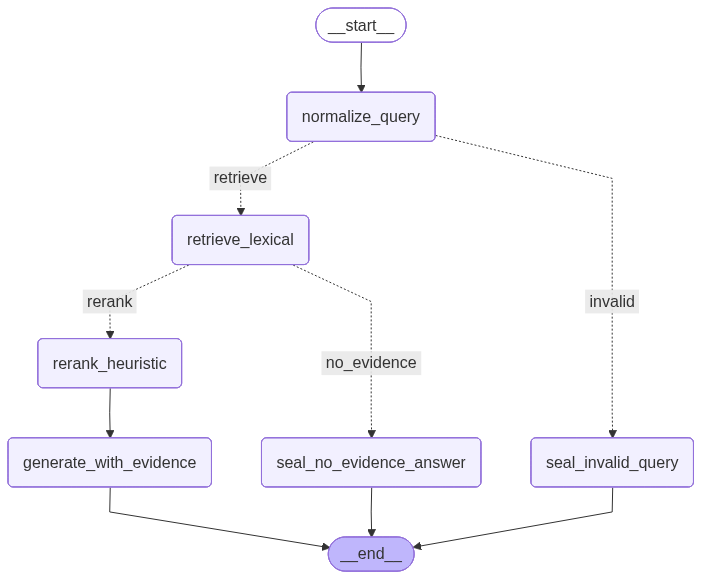

The script that drew this image:
"""
第十六课：RAG + LangGraph 基础整合（检索 → 重排 → 生成）

与前序课关系：
--------------
- 第 5～8 课：工具与多工具路由；本课把「外部知识」看成一类特殊资源，通过 **检索节点** 拉入上下文。
- 第 6～7 课：LLM 与消息；本课在 **生成节点** 把检索片段组装成可追溯的上下文块（工程上常叫 context packing）。
- 第 13～14 课：可观测与容错；本课在节点内对 **空库 / 无命中 / 非法查询** 走显式分支，避免把错误答案伪装成「有据」。

本节要点（思想、问题拆解、API）：
----------------------------------
1. **RAG 流水线在图上的切分（工程心智模型）**
   - **Retrieve**：从文档库（本课为内存 KB；生产可换向量库 + Hybrid Search）取候选片段。
   - **Rerank**：用更强但更贵的信号（本课用启发式：标题命中加权；生产可接交叉编码器 / 精排服务）。
   - **Generate**：只允许使用 `context_chunks` 中给出的可见证据回答，并输出 **可解释引用**（cite）。
   - 分成节点的好处：可独立限流、缓存、替换实现，以及 **对无命中单独产品策略**（免责声明、引导转人工）。

2. **LangGraph API（`langgraph==1.1.10`）**
   - `StateGraph(RagState)`：`TypedDict` 描述跨节点状态；列表型 **审计字段** 仍用 `Annotated[list, operator.add]` 做追加合并（与第 10、14 课一致思路）。
   - `add_node` / `add_edge` / `add_conditional_edges`：
     - 条件边函数签名：**`(state: RagState) -> str`**，返回值必须是 `routes` 字典里存在的 **键**。
   - `compile()` 得到 `CompiledGraph`，对外仍主要是 **`invoke(initial_state)`**；`get_graph().draw_mermaid_png()` 导出拓扑（与前几课一致）。

3. **状态中建议显式携带的「可观测字段」（本课 DoD）**
   - `retrieved_chunks`：粗排结果（含 `score` / `doc_id`）。
   - `context_chunks`：重排后进入生成的子集（字段名即 **接口契约** 的一部分）。
   - `citations`：给人读的引用行，便于客服 / 合规审计。

4. **Failure / 边界路径（教学中必跑）**
   - 空查询 → `normalize_query` 走 **invalid** 支路。
   - 查询包含 **`FORCE_NO_HIT`** → 模拟「库有文档但策略强制无命中」，走 **无证据** 应答。
   - 正常查询 → 有命中 → `rerank_heuristic` → `generate_with_evidence`。
   - `mode=llm` 时：读环境变量 **`LLM_PROVIDER`**（与第 6 课一致）——`openai` 走延迟导入的 `langchain_openai`；**`ark`** 走 **`volcenginesdkarkruntime`**，将 system/human 拼成单段 `input` 调用 `client.responses.create`；未安装依赖或未配置 Key 则 **fallback** 模板。

5. **本课刻意不引入额外 Python 依赖（生成层除外）**
   - 检索为重写的轻量 **词元重叠** 打分；**生成层**若走 `ark` / `openai` 分别依赖仓库已锁定的 **`volcengine-python-sdk[ark]`** / **`langchain-openai`**（与第 6 课一致，便于对照）。

主路径 / 分支拓扑：
------------------
START → normalize_query ──route_after_normalize──→ retrieve_lexical ──route_after_retrieve──→ rerank_heuristic → generate_with_evidence → END
                          │                                                      └→ seal_no_evidence_answer → END
                          └→ seal_invalid_query → END

最小回归：
----------
`python 16_rag_langgraph_graph.py`

接口不变清单（本课 DoD）：
-------------------------
- 状态键：`request_id`, `user_query`, `mode`, `query_gate`, `retrieved_chunks`, `context_chunks`,
  `answer`, `citations`, `diagnostics`
- `query_gate`：`pending` | `ok` | `invalid`
- `mode`：`llm` | `fallback`
"""

from __future__ import annotations

import json
import logging
from math import log
import operator
import os
import re
from pathlib import Path
from typing import Annotated, Any, Literal

from dotenv import load_dotenv
from typing_extensions import TypedDict

from langgraph.graph import END, START, StateGraph

_LOG = logging.getLogger("lesson16.rag")

# ---------------------------------------------------------------------------
# 一、状态契约（「接口不变」）
# 作用：LangGraph 在节点之间只传递这一块状态；字段名一旦作为 API/评测契约，改名即为破坏性变更。
# ---------------------------------------------------------------------------

QueryGate = Literal["pending", "ok", "invalid"]
RunMode = Literal["llm", "fallback"]


class RagState(TypedDict):
    """
    RAG 主图状态。

    - user_query：normalize 后用于检索；初始 invoke 可与对外 API 的 raw 字段分离（本课合并教学）。
    - retrieved_chunks / context_chunks：dict 列表，单条含 doc_id、title、body、score、source（序列化友好）。
    """

    request_id: str
    user_query: str
    mode: RunMode
    query_gate: QueryGate
    retrieved_chunks: list[dict[str, Any]]
    context_chunks: list[dict[str, Any]]
    answer: str
    citations: list[str]
    # 多节点可各自追加一条字符串；Annotated + operator.add 与 LangGraph 的 reducer 约定一致，避免后写覆盖前写。
    diagnostics: Annotated[list[str], operator.add]


# ---------------------------------------------------------------------------
# 二、知识库与检索打分（无向量库依赖）
# 作用：用最小可复现代码演示「查询 → 文档得分」；生产可整块替换为 embedding 检索 + BM25 混合，图上节点名可保持不变。
# ---------------------------------------------------------------------------

# 演示用静态知识条：生产环境中通常来自 CMS/工单系统/向量库 metadata；此处硬编码仅便于对照 Python/Java 行为。
KB_DOC_BLUEPRINT: list[dict[str, str]] = [
    {
        "doc_id": "kb-refund-001",
        "title": "退款与履约规则",
        "body": (
            "订单签收后 7 日内可申请无理由退款；若商品已激活数字许可，则不支持退款。"
            "请在工作日 09:00-18:00 提交工单并附上订单号。"
        ),
        "source": "help-center/policy",
    },
    {
        "doc_id": "kb-ship-002",
        "title": "物流配送与时效",
        "body": (
            "标准快递江浙沪次日达，其他区域约 3～5 个工作日。"
            "大促期间时效可能顺延，物流单号在发货后 24 小时内更新。"
        ),
        "source": "help-center/logistics",
    },
    {
        "doc_id": "kb-api-003",
        "title": "开放平台速率限制",
        "body": (
            "默认租户 QPS 为 20，突发令牌桶容量 40。"
            "返回 HTTP 429 时请按 Retry-After 退避；我们建议在客户端做指数退避并上限封顶。"
        ),
        "source": "developer/rate-limit",
    },
]


def _tokenize(text: str) -> list[str]:
    """
    将用户查询与文档正文转为「词元」列表，供重叠率打分。

    中英混排简单切分：单字中文 + 连续 alnum 英文/数字；不依赖 jieba 等，方便单文件阅读与 CI 离线。
    """
    lowered = text.lower()
    pieces: list[str] = []
    for m in re.finditer(r"[\u4e00-\u9fff]|[a-z0-9]+", lowered):
        pieces.append(m.group(0))
    return pieces


def _lexical_score(query_tokens: set[str], doc_title: str, doc_body: str) -> float:
    """
    粗排分数：查询词元在「标题+正文」中的命中比例，标题额外加权。

    非 BM25/向量相似度，仅用于教学；数值越大表示与用户问题字面越相关。
    """
    if not query_tokens:
        return 0.0
    blob_tokens = set(_tokenize(doc_title + " " + doc_body))
    inter = query_tokens & blob_tokens
    base = len(inter) / max(len(query_tokens), 1)
    title_hits = query_tokens & set(_tokenize(doc_title))
    bonus = 0.05 * min(len(title_hits), 3)
    return float(min(1.0, base + bonus))


# 粗排最多保留条数；过大会增加 rerank/LLM 成本。
RETRIEVAL_TOP_K = 5
# 进入生成节点的证据条数上限；与 prompt 长度、费用直接相关。
RERANK_TOP_K = 3
# 低于此分的文档视为「不相关」，过滤掉以免噪声进上下文（可按业务调参）。
MIN_HIT_SCORE = 0.12


# ---------------------------------------------------------------------------
# 三、图节点函数（每个函数 = 图上一个步骤；返回 dict 会与状态 merge）
# ---------------------------------------------------------------------------


def normalize_query(state: RagState) -> dict[str, Any]:
    """
    输入清洗与合法性门禁：strip 后若为空，将 query_gate 置 invalid。

    作用：避免空字符串仍去打分、浪费下游；与「无命中」分支区分开（invalid 是用户输入问题）。
    """
    raw = (state.get("user_query") or "").strip()
    rid = state.get("request_id") or ""
    if not raw:
        _LOG.info("[%s] normalize: empty query → invalid", rid)
        return {
            "user_query": "",
            "query_gate": "invalid",
            "diagnostics": ["normalize:invalid_empty"],
        }
    _LOG.info("[%s] normalize: ok len=%s", rid, len(raw))
    return {
        "user_query": raw,
        "query_gate": "ok",
        "diagnostics": ["normalize:ok"],
    }


def route_after_normalize(state: RagState) -> str:
    """
    根据 query_gate 决定下一节点；返回值须与 build_rag_graph 里 routes 字典的键完全一致。

    LangGraph：`add_conditional_edges(..., {"retrieve": "retrieve_lexical", "invalid": "..."})`
    """
    if state.get("query_gate") == "invalid":
        return "invalid"
    return "retrieve"


def retrieve_lexical(state: RagState) -> dict[str, Any]:
    """
    粗排检索：对 KB 每篇文档算分，按分排序，取前 RETRIEVAL_TOP_K 且分数 ≥ MIN_HIT_SCORE 写入 retrieved_chunks。

    全量扫内存仅适合演示；线上应换倒排/向量 ANN。FORCE_NO_HIT 用于集成测试「无证据」产品话术，不写假检索结果。
    """
    rid = state.get("request_id", "")
    q = state.get("user_query", "")
    if "FORCE_NO_HIT" in q:
        _LOG.warning("[%s] retrieve: forced no hit", rid)
        return {
            "retrieved_chunks": [],
            "diagnostics": ["retrieve:forced_empty"],
        }

    q_tokens = set(_tokenize(q))
    scored: list[dict[str, Any]] = []
    # 对每篇文档算相关分并压平为可序列化结构（便于日志、后续换 RPC 检索服务时字段对齐）。
    for row in KB_DOC_BLUEPRINT:
        s = _lexical_score(q_tokens, row["title"], row["body"])
        scored.append(
            {
                "doc_id": row["doc_id"],
                "title": row["title"],
                "body": row["body"],
                "score": round(s, 4),
                "source": row["source"],
            }
        )
    scored.sort(key=lambda x: x["score"], reverse=True)
    # 截断 + 阈值：弱相关文档不进入 rerank，减少误导 LLM 的风险。
    top = [x for x in scored[:RETRIEVAL_TOP_K] if x["score"] >= MIN_HIT_SCORE]
    _LOG.info("[%s] retrieve: kept=%s top_score=%s", rid, len(top), top[0]["score"] if top else 0)
    return {
        "retrieved_chunks": top,
        "diagnostics": [f"retrieve:raw_candidates={len(scored)} kept={len(top)}"],
    }


def route_after_retrieve(state: RagState) -> str:
    """retrieved_chunks 为空 → 无证据收口；否则进入 rerank_heuristic（精排/截断后再生成）。"""
    chunks = state.get("retrieved_chunks") or []
    if not chunks:
        return "no_evidence"
    return "rerank"


def rerank_heuristic(state: RagState) -> dict[str, Any]:
    """
    启发式重排：若查询词元出现在文档标题，则放大 score，再排序取前 RERANK_TOP_K 写入 context_chunks。

    作用：模拟「粗排召回多、精排挑最贴」；cross-encoder 等远程服务可替换本函数内部逻辑，对外仍只写 context_chunks。
    """
    rid = state.get("request_id", "")
    q_tokens = set(_tokenize(state.get("user_query", "")))
    items = list(state.get("retrieved_chunks") or [])
    reranked: list[dict[str, Any]] = []
    for it in items:
        title_tokens = set(_tokenize(str(it.get("title", ""))))
        title_boost = 1.15 if q_tokens & title_tokens else 1.0
        new_score = round(float(it.get("score", 0.0)) * title_boost, 4)
        row = dict(it)
        row["score"] = new_score
        row["rerank_note"] = "title_boost" if title_boost > 1.0 else "as_is"
        reranked.append(row)
    reranked.sort(key=lambda x: x["score"], reverse=True)
    ctx = reranked[:RERANK_TOP_K]
    _LOG.info("[%s] rerank: context_chunks=%s", rid, len(ctx))
    return {
        "context_chunks": ctx,
        "diagnostics": [f"rerank:selected={len(ctx)}"],
    }


def _get_llm_config_for_rag() -> tuple[str, str, str, str]:
    """
    读取 LLM 配置；与第 6 课 `get_llm_config` 保持一致，便于同一套 `.env` 跑通 RAG + 单纯 LLM 课。

    Returns:
        (provider, api_key, base_url, model)，其中 provider 为 ``openai`` 或 ``ark``。
    """
    provider = os.getenv("LLM_PROVIDER", "openai").strip().lower()
    if provider == "ark":
        api_key = os.getenv("ARK_API_KEY", "").strip()
        base_url = os.getenv(
            "ARK_BASE_URL",
            "https://ark.cn-beijing.volces.com/api/v3",
        ).strip()
        model = os.getenv("ARK_MODEL", "").strip()
    else:
        provider = "openai"
        api_key = os.getenv("OPENAI_API_KEY", "").strip()
        base_url = os.getenv("OPENAI_BASE_URL", "https://api.openai.com/v1").strip()
        model = os.getenv("OPENAI_MODEL", "gpt-4o-mini").strip()
    return provider, api_key, base_url, model


def _build_ark_rag_input(system: str, human: str) -> str:
    """Ark `responses.create` 仅需一个 input 字符串；结构对齐第 6 课 `build_ark_input_text`。"""
    _LOG.info("build_ark_rag_input: system=%s human=%s", system, human)
    return (
        "【系统要求】\n"
        f"{system}\n"
        "【用户任务】\n"
        f"{human}"
    )


def _call_ark_rag_llm(system: str, human: str, api_key: str, base_url: str, model: str) -> str:
    """与第 6 课 `call_ark_llm` 同源：火山方舟官方 SDK（延迟导入）。"""
    from volcenginesdkarkruntime import Ark

    client = Ark(base_url=base_url, api_key=api_key)
    response = client.responses.create(
        model=model,
        input=_build_ark_rag_input(system, human),
    )
    output_text = getattr(response, "output_text", "")
    if output_text:
        return str(output_text).strip()
    output_obj = getattr(response, "output", None)
    maybe_text = getattr(output_obj, "text", "") if output_obj is not None else ""
    if maybe_text:
        return str(maybe_text).strip()
    return str(response)


def _pack_context_block(chunks: list[dict[str, Any]]) -> tuple[str, list[str]]:
    """
    将 context_chunks 拼成一段「证据块」字符串（喂给 LLM 或 echo 到模板），并生成 citations 列表。

    作用：统一 LLM 与 fallback 的上下文格式，引用行便于截图审计、前端展示来源。
    """
    lines: list[str] = []
    cites: list[str] = []
    for i, ch in enumerate(chunks, start=1):
        did = ch.get("doc_id", "")
        title = ch.get("title", "")
        body = ch.get("body", "")
        src = ch.get("source", "")
        lines.append(f"[{i}] ({did}) {title}\n来源:{src}\n{body}")
        # 引用行避免 « » 等字符：在 Windows GBK 控制台打印 demo 时会编码失败
        cites.append(f"[{i}] {did} [{title}] score={ch.get('score')}")
    return "\n\n".join(lines), cites


def generate_with_evidence(state: RagState) -> dict[str, Any]:
    """
    基于 context_chunks 生成最终 answer。

    ``mode=llm`` 时：按环境变量 ``LLM_PROVIDER`` 选择 **openai**（ChatOpenAI）或 **ark**（与第 6 课相同的 Ark SDK）；
    失败或未配置则走模板兜底。
    """
    rid = state.get("request_id", "")
    mode = state.get("mode", "fallback")
    chunks = state.get("context_chunks") or []
    ctx_block, cite_lines = _pack_context_block(chunks)

    system = (
        "你是企业知识库问答助手。只根据用户消息后面提供的「证据块」回答；"
        "不得编造证据中不存在的政策数字。若证据不足请明确说明缺口。"
    )
    human = (
        f"用户问题：{state.get('user_query', '')}\n\n"
        f"证据块（内部材料）：\n{ctx_block}\n\n"
        "请用中文：先给结论，再列 2～4 条要点，必要时指出引用序号。"
    )

    if mode == "llm":
        load_dotenv()
        provider, api_key, base_url, model = _get_llm_config_for_rag()
        if api_key and base_url and model:
            try:
                if provider == "ark":
                    text = _call_ark_rag_llm(system, human, api_key, base_url, model)
                else:
                    from langchain_core.messages import HumanMessage, SystemMessage
                    from langchain_openai import ChatOpenAI

                    llm = ChatOpenAI(model=model, temperature=0.2, api_key=api_key, base_url=base_url)
                    out = llm.invoke(
                        [SystemMessage(content=system), HumanMessage(content=human)],
                    )
                    text = str(out.content).strip()
                _LOG.info("[%s] generate: llm ok provider=%s len=%s", rid, provider, len(text))
                return {
                    "answer": text,
                    "citations": cite_lines,
                    "diagnostics": ["generate:llm_ok"],
                }
            except ModuleNotFoundError as exc:
                _LOG.warning("[%s] generate: missing LLM dependency → fallback (%s)", rid, exc)
                diag = "generate:llm_import_error"
            except Exception as exc:  # noqa: BLE001
                _LOG.exception("[%s] generate: llm failed → fallback", rid)
                diag = f"generate:llm_error {exc.__class__.__name__}"
        else:
            diag = "generate:llm_skipped_missing_env"
            _LOG.warning("[%s] %s provider=%s", rid, diag, provider)
    else:
        diag = "generate:mode_fallback"

    # 确定性兜底：不调用 LLM，从首条证据截断摘要，保证流水线在 CI/无 Key 下仍可断言行为。
    head = chunks[0] if chunks else {}
    summary = (
        f"根据知识片段「{ head.get('title', '无标题')}」：{head.get('body', '')[:180]}"
        f"{'…' if head.get('body') and len(str(head.get('body'))) > 180 else ''}"
    )
    fallback_answer = "【模板归纳】" + summary + "\n（未调用 LLM：mode=fallback 或环境未配置 / provider 无 Key。）"
    return {
        "answer": fallback_answer,
        "citations": cite_lines,
        "diagnostics": [diag if mode == "llm" else "generate:fallback_template"],
    }


def seal_no_evidence_answer(state: RagState) -> dict[str, Any]:
    """检索无可用片段时的固定话术：不伪造 citations，降低合规与客诉风险。"""
    return {
        "answer": (
            "【无匹配知识】当前知识库未检索到与您问题足够相关的条目。"
            "建议换一种描述、提供订单号或联系人工客服。"
        ),
        "citations": [],
        "diagnostics": ["seal:no_evidence"],
    }


def seal_invalid_query(state: RagState) -> dict[str, Any]:
    """normalize 判定无效后的收口：提示用户补全输入，不进行检索。"""
    return {
        "answer": "【输入无效】请先输入有效的问题内容。",
        "citations": [],
        "diagnostics": ["seal:invalid_query"],
    }


def export_graph_png(compiled_graph: Any, filename: str) -> None:
    """
    从已编译图导出结构图：优先 PNG（需 graphviz 等渲染链），失败则写 Mermaid 文本供人工渲染。

    作用：评审/文档与代码拓扑一致，避免「口头拓扑」与实现漂移。
    """
    graph_obj = compiled_graph.get_graph()
    png_path = Path(__file__).with_name(filename)
    mermaid_path = Path(__file__).with_name(filename.replace(".png", ".mmd"))
    try:
        png_path.write_bytes(graph_obj.draw_mermaid_png())
        print(f"[图导出] {png_path}")
    except Exception as exc:  # noqa: BLE001
        mermaid_path.write_text(graph_obj.draw_mermaid(), encoding="utf-8")
        print(f"[图导出] PNG 失败 ({exc})，已写 {mermaid_path}")


def build_rag_graph() -> Any:
    """
    注册节点与边，编译为可 invoke 的图。

    拓扑要点：两条「条件边」分别处理（合法查询 vs 空查询）、（有检索结果 vs 无结果），其余为线性边。
    """
    g: StateGraph = StateGraph(RagState)
    g.add_node("normalize_query", normalize_query)
    g.add_node("retrieve_lexical", retrieve_lexical)
    g.add_node("rerank_heuristic", rerank_heuristic)
    g.add_node("generate_with_evidence", generate_with_evidence)
    g.add_node("seal_no_evidence_answer", seal_no_evidence_answer)
    g.add_node("seal_invalid_query", seal_invalid_query)

    # START 唯一入口：先 normalize，再由条件边分流。
    g.add_edge(START, "normalize_query")
    g.add_conditional_edges(
        "normalize_query",
        route_after_normalize,
        {
            "retrieve": "retrieve_lexical",
            "invalid": "seal_invalid_query",
        },
    )
    # 检索结束后：有 chunk 才做 rerank+generate；否则直接无证据话术结束。
    g.add_conditional_edges(
        "retrieve_lexical",
        route_after_retrieve,
        {
            "rerank": "rerank_heuristic",
            "no_evidence": "seal_no_evidence_answer",
        },
    )
    g.add_edge("rerank_heuristic", "generate_with_evidence")
    g.add_edge("generate_with_evidence", END)
    g.add_edge("seal_no_evidence_answer", END)
    g.add_edge("seal_invalid_query", END)
    return g.compile()


def _initial_state(request_id: str, user_query: str, mode: RunMode) -> RagState:
    # invoke 前一次性填入「输入侧」字段；节点运行过程中会逐步填充检索/生成结果。
    return {
        "request_id": request_id,
        "user_query": user_query,
        "mode": mode,
        "query_gate": "pending",
        "retrieved_chunks": [],
        "context_chunks": [],
        "answer": "",
        "citations": [],
        "diagnostics": [],
    }


def demo() -> None:
    """脚本入口：打印多组用例终态，并导出图 PNG（与课程大纲 DoD 一致）。"""
    logging.basicConfig(
        level=logging.INFO,
        format="%(asctime)s | %(levelname)s | %(name)s | %(message)s",
    )
    app = build_rag_graph()

    # (request_id, user_query, 说明标签, mode)：覆盖主路径、强制无命中、空查询三类行为。
    cases: list[tuple[str, str, str, RunMode]] = [
        ("happy-refund", "申请退款需要满足什么条件？", "主路径：命中退款政策", "llm"),
        ("happy-rate", "接口限速429的话客户端要怎么退避？", "主路径：命中速率限制文档", "llm"),
        ("no-hit", "FORCE_NO_HIT 今天天气如何", "Failure：强制无命中", "llm"),
        ("invalid", "   ", "Failure：空查询", "llm"),
    ]

    print("=" * 72)
    print("第十六课：RAG + LangGraph（retrieve → rerank → generate）")
    print("=" * 72)

    for rid, q, label, mode in cases:
        print("\n" + "-" * 72)
        print(label)
        print("-" * 72)
        out = app.invoke(_initial_state(rid, q, mode))
        print("  answer:\n", (out.get("answer") or "").strip())
        print("  citations:", out.get("citations"))
        print("  diagnostics:", out.get("diagnostics"))
        if out.get("retrieved_chunks"):
            print("  retrieved (doc_id, score):", [(c.get("doc_id"), c.get("score")) for c in out["retrieved_chunks"]])

    # 结构化一行：便于对接日志采集
    sample = app.invoke(_initial_state("json-demo", "无理由退款", "fallback"))
    print("\n[json]", json.dumps({"lesson": 16, "answer_head": (sample.get("answer") or "")[:80]}, ensure_ascii=False))

    export_graph_png(app, "16_rag_langgraph_graph.png")

    print("\n" + "=" * 72)
    print("说明：mode=llm 时读 LLM_PROVIDER：openai 用 OPENAI_*；ark 用 ARK_*（与第 6 课一致）。默认 demo 为 fallback。")
    print("=" * 72)


if __name__ == "__main__":
    demo()
